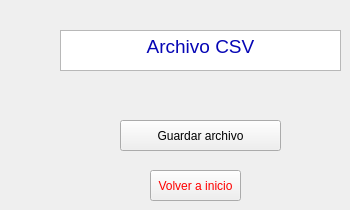
   <widget class="QWidget" name="page_8">
    <widget class="QTextEdit" name="textEdit_20">
     <property name="geometry">
      <rect>
       <x>60</x>
       <y>30</y>
       <width>281</width>
       <height>41</height>
      </rect>
     </property>
     <property name="html">
      <string>&lt;!DOCTYPE HTML PUBLIC &quot;-//W3C//DTD HTML 4.0//EN&quot; &quot;http://www.w3.org/TR/REC-html40/strict.dtd&quot;&gt;
&lt;html&gt;&lt;head&gt;&lt;meta name=&quot;qrichtext&quot; content=&quot;1&quot; /&gt;&lt;meta charset=&quot;utf-8&quot; /&gt;&lt;style type=&quot;text/css&quot;&gt;
p, li { white-space: pre-wrap; }
hr { height: 1px; border-width: 0; }
li.unchecked::marker { content: &quot;\2610&quot;; }
li.checked::marker { content: &quot;\2612&quot;; }
&lt;/style&gt;&lt;/head&gt;&lt;body style=&quot; font-family:'Sans Serif'; font-size:9pt; font-weight:400; font-style:normal;&quot;&gt;
&lt;p align=&quot;center&quot; style=&quot; margin-top:0px; margin-bottom:0px; margin-left:0px; margin-right:0px; -qt-block-indent:0; text-indent:0px;&quot;&gt;&lt;span style=&quot; font-family:'Times New Roman'; font-size:14pt; color:#0606b5;&quot;&gt;Archivo CSV&lt;/span&gt;&lt;/p&gt;&lt;/body&gt;&lt;/html&gt;</string>
     </property>
    </widget>
    <widget class="QPushButton" name="pushButton_14">
     <property name="geometry">
      <rect>
       <x>120</x>
       <y>120</y>
       <width>161</width>
       <height>31</height>
      </rect>
     </property>
     <property name="text">
      <string>Guardar archivo</string>
     </property>
    </widget>
    <widget class="QPushButton" name="pushButton_20">
     <property name="geometry">
      <rect>
       <x>150</x>
       <y>170</y>
       <width>91</width>
       <height>31</height>
      </rect>
     </property>
     <property name="styleSheet">
      <string notr="true">color: red
</string>
     </property>
     <property name="text">
      <string>Volver a inicio</string>
     </property>
    </widget>
   </widget>
